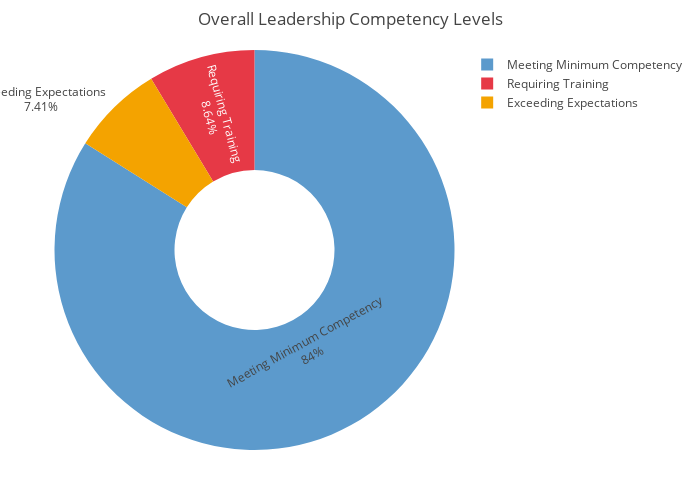

The notebook cell saved with this chart:
### Code cell
import inspect
from langchain_google_genai import ChatGoogleGenerativeAI
import os

os.environ['GOOGLE_API_KEY'] = "AIzaSyAV5qNzuQnQ3lnndlWXmcPbQwBnLSTG5Vg"
llm = ChatGoogleGenerativeAI(model="gemini-1.5-flash")

df = pd.read_csv('LDP_summary_anonymized.csv')

filtered = df.copy()
lis_data = filtered['LIS']

source_code = inspect.getsource(build_donut_chart)
test=build_donut_chart(lis_data=lis_data)
response = get_insights_chart(lis_data=test, source_code=source_code, llm=llm)

### Figure 1 — Plotly figure (JSON) as saved in the notebook; plotly's stock layout.template omitted (floating-point values rounded to 4 significant figures)
{"data": [{"hole": 0.4, "hovertemplate": "%{label}: %{value} leaders (%{percent})", "labels": ["Meeting Minimum Competency", "Exceeding Expectations", "Requiring Training"], "marker": {"colors": ["#5c9acc", "#f4a300", "#e63946"]}, "textinfo": "percent+label", "type": "pie", "values": [68, 6, 7]}], "layout": {"height": 500, "margin": {"b": 50, "l": 50, "r": 50, "t": 50}, "title": {"text": "Overall Leadership Competency Levels"}, "width": 700}}
